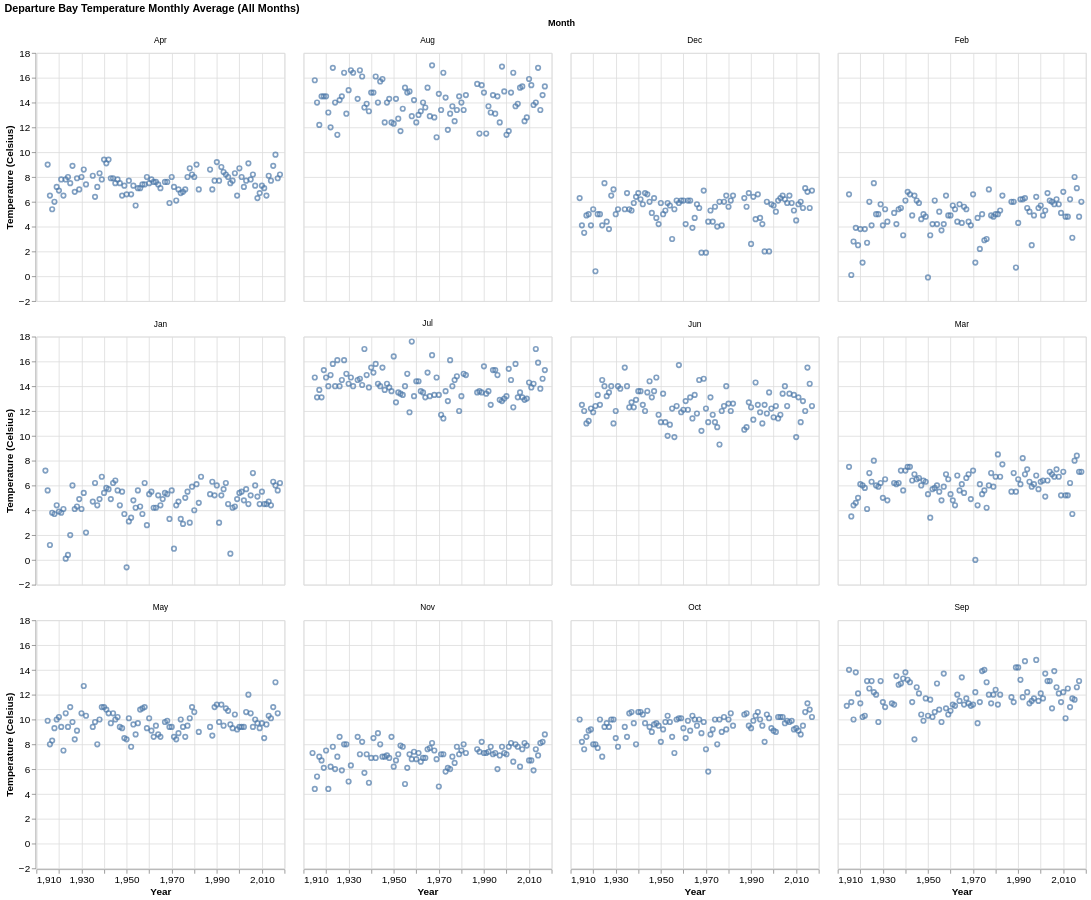

Write notebook code for a chart like this one.
### Markdown cell above
Plot average temp vs year for all months, in faceted display

### Code cell
all_temp_plot = alt.Chart(departure_bay_temperature).mark_point().encode(   # Initialize scatter plot
    x=alt.X("Year")                                                         # Set x-axis as year column
        .title("Year")                                                      # Set title of x-axis
        .scale(zero=False),                                                 # Set x-axis to not start at zero
    y=alt.Y("Temperature")                                                  # Set y-axis as temperature column
        .title("Temperature (Celsius)")                                     # Set title of y-axis
        .scale(zero=False)                                                  # Set y-axis to not start at zero
).facet(                                                                    # Plot subsets (facets) of the data in separate subplots
    "Month",                                                                # Facet data by month value
    columns=4                                                               # Plot facets in four columns
).configure_axis(                                                           # Configure font sizes of axes
    labelFontSize=12,
    titleFontSize=12
).properties(                                                               # Set plot title
    title="Departure Bay Temperature Monthly Average (All Months)"
)
all_temp_plot                                                               # Display plot

### Figure 1 — Vega-Lite specification as saved in the notebook (floating-point values rounded to 4 significant figures; data arrays with more than 128 entries replaced by an {"elided": "..."} marker saying what was removed)
{"config": {"view": {"continuousWidth": 300, "continuousHeight": 300}, "axis": {"labelFontSize": 12, "titleFontSize": 12}}, "data": {"name": "data-064f17e0ecd8230a379a833d4bbc8644"}, "facet": {"field": "Month", "type": "nominal"}, "spec": {"mark": {"type": "point"}, "encoding": {"x": {"field": "Year", "scale": {"zero": false}, "title": "Year", "type": "quantitative"}, "y": {"field": "Temperature", "scale": {"zero": false}, "title": "Temperature (Celsius)", "type": "quantitative"}}}, "columns": 4, "title": "Departure Bay Temperature Monthly Average (All Months)", "$schema": "https://vega.github.io/schema/vega-lite/v6.1.0.json", "datasets": {"data-064f17e0ecd8230a379a833d4bbc8644": {"elided": "1260 records"}}}
